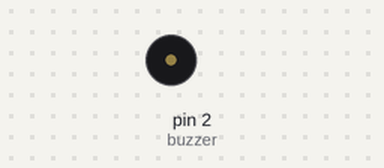
Bench run of a sketch on a simulated Arduino Uno, built with avr-gcc and run on an emulated ATmega328P. On the bench: buzzer (waves = sounding).

Above: at 0.7 s.
At 22.4 s:
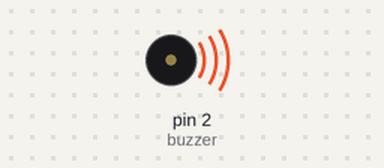
Timing chart, 0 to 27.3 s (numbered marks = the images above):
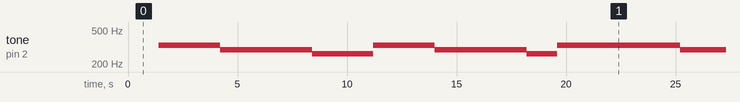

Measured:
- by itself, tone on pin 2 (buzzer): repeats every 21.0 s: 294 Hz 4.2 s, 262 Hz 2.8 s, 330 Hz 2.8 s, 294 Hz 4.2 s, 262 Hz 1.4 s, 330 Hz 5.6 s

The sketch:

tocaAyrtonSenna.ino
```cpp
/*-------------
Dó – 262 Hz
Ré – 294 Hz
Mi – 330 Hz
Fá – 349 Hz
Sol – 392 Hz
Lá – 440 Hz
Si – 494 Hz
#Dó – 528 Hz
 -------------*/
 #define DO 262
 #define RE 294
 #define MI 330
 #define FA 349
 #define SOL 392
 #define LA 440
 #define SI 494
 #define DO2 528

int buzzer = 2;
int pausa = 1400;
int i;

void tocaAyrtonSenna()
{
 for(i=0; i < 2; i++)
 {
  delay(1400);
  tone(buzzer, MI);
  delay(1400);
  tone(buzzer, MI);
  delay(1400);
  tone(buzzer, RE);
  delay(1400);
  tone(buzzer, RE);
  delay(1400);
  tone(buzzer, RE);
  delay(1400);
  tone(buzzer, DO);
  delay(1400);
 }
 tone(buzzer, MI);
 delay(1400);


}
void setup()
{
  pinMode(buzzer, OUTPUT);
}
void loop()
{

 tocaAyrtonSenna();


}
```
